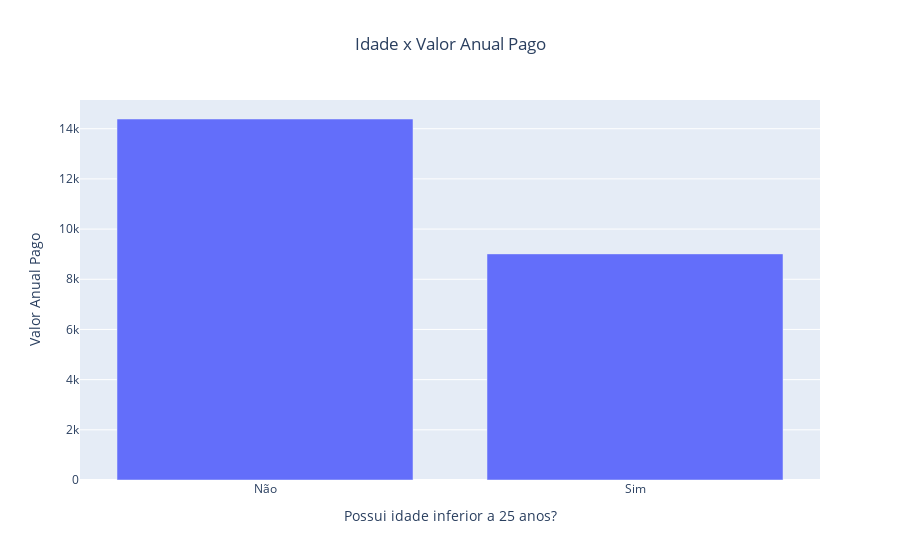

Notebook code cell kept with this figure:
### Markdown cell above
Verdade! Pessoas com menos de 25 anos tendem a pagar menos, em média.

### Code cell
#cria dataset auxiliar
df_temp = df2.copy()
df_temp['<25'] = 1
df_temp.loc[df_temp['age'] >= 25, '<25'] = 0
aux = df_temp.groupby('<25').agg({'charges' : 'mean'}).reset_index()

#cria grafico
fig = go.Figure()

fig.add_trace(go.Bar(x = aux['<25'], y=aux['charges']))

fig.update_layout(xaxis_title = 'Possui idade inferior a 25 anos?',
                  title_text  = 'Idade x Valor Anual Pago',
                  title = dict(x=0.5),
                  yaxis_title = 'Valor Anual Pago',
                  xaxis = (dict(ticktext = ['Não', 'Sim'],
                  tickvals = [0, 1])))

fig.show()

### Figure 1 — Plotly figure (JSON) as saved in the notebook; plotly's stock layout.template omitted (floating-point values rounded to 4 significant figures)
{"data": [{"type": "bar", "x": [0, 1], "y": [14390.0, 9011.0]}], "layout": {"title": {"text": "Idade x Valor Anual Pago", "x": 0.5}, "xaxis": {"ticktext": ["Não", "Sim"], "tickvals": [0, 1], "title": {"text": "Possui idade inferior a 25 anos?"}}, "yaxis": {"title": {"text": "Valor Anual Pago"}}}}
